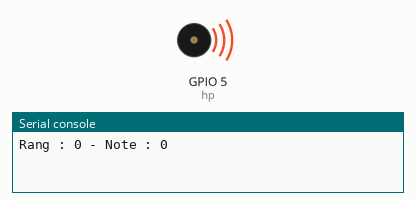
Bench run of a program on a simulated ESP32 board running MicroPython. Shown: buzzer (waves = sounding), the last lines printed to the serial console. At 1.3 s the program stops and its outputs stay as they are.

Above: at 0.1 s.
At 1.3 s:
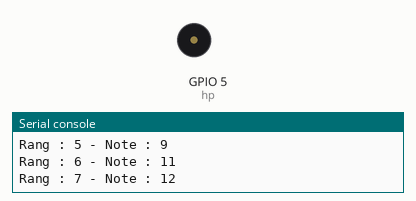
Timing chart, 0 to 2.8 s (numbered marks = the images above):
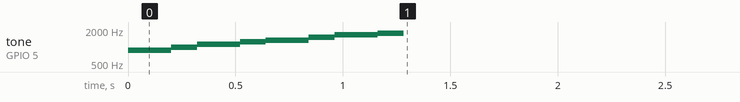

Measured:
- by itself, tone on GPIO 5 (hp): plays 880 Hz for 0.20 s, 987 Hz for 0.12 s, 1108 Hz for 0.20 s, 1244 Hz for 0.12 s, 1318 Hz for 0.20 s, 1479 Hz for 0.12 s … (8 notes in this stretch)

The program:

haut-parleur-gamme.py
```python
from machine import Pin, PWM
from time import sleep

f_init = 880
hp = PWM(Pin(5))
hp.duty(40)      # rapport cyclique a 40 sur 1023, soit environ 4%

gamme_majeure = [0, 2, 4, 5, 7, 9, 11, 12] # do re mi fa sol la si
gamme_dorienne = [0, 2, 3, 5, 7, 9, 10, 12] # do re mib fa sol la sib
gamme_phrygienne = [0, 1, 3, 4, 6, 8, 10, 12] # do reb mib fa sol lab sib
gamme_lydienne = [0, 2, 4, 6, 7, 9, 11, 12] # do re mi fa# sol la si
gamme_mixolydienne = [0, 2, 4, 5, 7, 9, 10, 12] # do re mi fa sol la sib
gamme_eolienne = [0, 2, 3, 5, 7, 8, 10, 12] # do re mib fa sol lab sib
gamme_locrienne = [0, 1, 3, 5, 6, 8, 10, 12] # do reb mib fa solb lab sib

for rang, x in enumerate(gamme_lydienne):
    print("Rang : {0} - Note : {1}".format(rang, x))
    f = int(f_init * 2**(x/12))
    hp.freq(f)
    sleep(.2- .08* (rang % 2 == 1))
hp.deinit()
```
